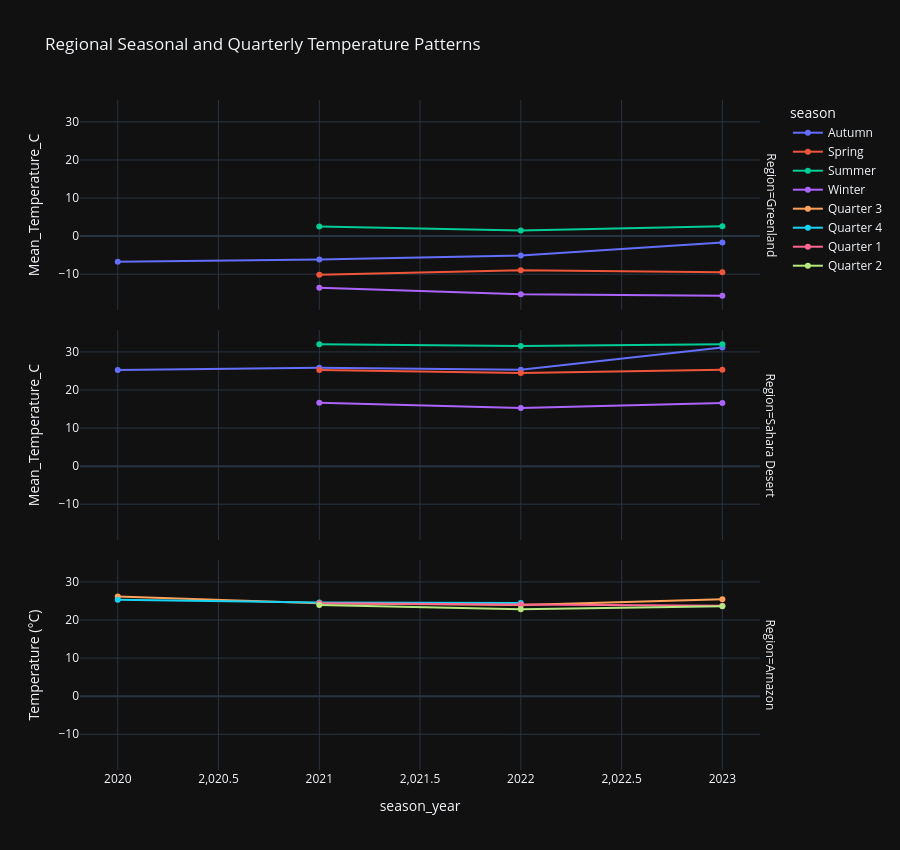

Notebook code cell kept with this figure:
### Markdown cell above
*How do the seasonal temperature cycles differ between Greenland and the Sahara, and what quarterly pattern appears in the Amazon region?*

### Code cell
regional_seasonal_tables = []

for name, monthly_df in region_monthly.items():
    temp = monthly_df.copy()

    if name in ["Greenland", "Sahara Desert"]:
        temp["season"] = temp["month"].map(season_map)
        temp["season_year"] = (
            temp["year"] + (temp["month"] == 12).astype(int)
        )
        grouped = (
            temp.groupby(["season_year", "season"])
            .agg(
                Mean_Temperature_C=("T2M_mean_C", "mean"),
                Available_Months=("time_period", "nunique")
            )
            .reset_index()
        )
        grouped["Period_Type"] = "Meteorological season"
    else:
        temp["quarter"] = ((temp["month"] - 1) // 3) + 1
        grouped = (
            temp.groupby(["year", "quarter"])
            .agg(
                Mean_Temperature_C=("T2M_mean_C", "mean"),
                Available_Months=("time_period", "nunique")
            )
            .reset_index()
            .rename(columns={"year": "season_year"})
        )
        grouped["season"] = "Quarter " + grouped["quarter"].astype(str)
        grouped["Period_Type"] = "Calendar quarter"

    grouped["Region"] = name
    regional_seasonal_tables.append(grouped)

regional_seasonal = pd.concat(
    regional_seasonal_tables, ignore_index=True
)

display(
    regional_seasonal.sort_values(
        ["Region", "season_year"]
    ).round(2)
)

fig = px.line(
    regional_seasonal,
    x="season_year",
    y="Mean_Temperature_C",
    color="season",
    facet_row="Region",
    markers=True,
    title="Regional Seasonal and Quarterly Temperature Patterns"
)
fig.update_layout(
    template="plotly_dark",
    height=850,
    yaxis_title="Temperature (°C)"
)
fig.show()

### Figure 1 — Plotly figure (JSON) as saved in the notebook; plotly's stock layout.template omitted (floating-point values rounded to 4 significant figures)
{"data": [{"hovertemplate": "season=Autumn<br>Region=Greenland<br>season_year=%{x}<br>Mean_Temperature_C=%{y}<extra></extra>", "legendgroup": "Autumn", "line": {"color": "#636efa", "dash": "solid"}, "marker": {"symbol": "circle"}, "mode": "lines+markers", "name": "Autumn", "orientation": "v", "showlegend": true, "type": "scatter", "x": [2020, 2021, 2022, 2023], "xaxis": "x3", "y": [-6.704, -6.154, -5.109, -1.658], "yaxis": "y3"}, {"hovertemplate": "season=Autumn<br>Region=Sahara Desert<br>season_year=%{x}<br>Mean_Temperature_C=%{y}<extra></extra>", "legendgroup": "Autumn", "line": {"color": "#636efa", "dash": "solid"}, "marker": {"symbol": "circle"}, "mode": "lines+markers", "name": "Autumn", "orientation": "v", "showlegend": false, "type": "scatter", "x": [2020, 2021, 2022, 2023], "xaxis": "x2", "y": [25.24, 25.82, 25.3, 31.16], "yaxis": "y2"}, {"hovertemplate": "season=Spring<br>Region=Greenland<br>season_year=%{x}<br>Mean_Temperature_C=%{y}<extra></extra>", "legendgroup": "Spring", "line": {"color": "#EF553B", "dash": "solid"}, "marker": {"symbol": "circle"}, "mode": "lines+markers", "name": "Spring", "orientation": "v", "showlegend": true, "type": "scatter", "x": [2021, 2022, 2023], "xaxis": "x3", "y": [-10.17, -8.981, -9.471], "yaxis": "y3"}, {"hovertemplate": "season=Spring<br>Region=Sahara Desert<br>season_year=%{x}<br>Mean_Temperature_C=%{y}<extra></extra>", "legendgroup": "Spring", "line": {"color": "#EF553B", "dash": "solid"}, "marker": {"symbol": "circle"}, "mode": "lines+markers", "name": "Spring", "orientation": "v", "showlegend": false, "type": "scatter", "x": [2021, 2022, 2023], "xaxis": "x2", "y": [25.26, 24.48, 25.33], "yaxis": "y2"}, {"hovertemplate": "season=Summer<br>Region=Greenland<br>season_year=%{x}<br>Mean_Temperature_C=%{y}<extra></extra>", "legendgroup": "Summer", "line": {"color": "#00cc96", "dash": "solid"}, "marker": {"symbol": "circle"}, "mode": "lines+markers", "name": "Summer", "orientation": "v", "showlegend": true, "type": "scatter", "x": [2021, 2022, 2023], "xaxis": "x3", "y": [2.517, 1.462, 2.571], "yaxis": "y3"}, {"hovertemplate": "season=Summer<br>Region=Sahara Desert<br>season_year=%{x}<br>Mean_Temperature_C=%{y}<extra></extra>", "legendgroup": "Summer", "line": {"color": "#00cc96", "dash": "solid"}, "marker": {"symbol": "circle"}, "mode": "lines+markers", "name": "Summer", "orientation": "v", "showlegend": false, "type": "scatter", "x": [2021, 2022, 2023], "xaxis": "x2", "y": [31.98, 31.54, 32.0], "yaxis": "y2"}, {"hovertemplate": "season=Winter<br>Region=Greenland<br>season_year=%{x}<br>Mean_Temperature_C=%{y}<extra></extra>", "legendgroup": "Winter", "line": {"color": "#ab63fa", "dash": "solid"}, "marker": {"symbol": "circle"}, "mode": "lines+markers", "name": "Winter", "orientation": "v", "showlegend": true, "type": "scatter", "x": [2021, 2022, 2023], "xaxis": "x3", "y": [-13.54, -15.27, -15.64], "yaxis": "y3"}, {"hovertemplate": "season=Winter<br>Region=Sahara Desert<br>season_year=%{x}<br>Mean_Temperature_C=%{y}<extra></extra>", "legendgroup": "Winter", "line": {"color": "#ab63fa", "dash": "solid"}, "marker": {"symbol": "circle"}, "mode": "lines+markers", "name": "Winter", "orientation": "v", "showlegend": false, "type": "scatter", "x": [2021, 2022, 2023], "xaxis": "x2", "y": [16.67, 15.24, 16.57], "yaxis": "y2"}, {"hovertemplate": "season=Quarter 3<br>Region=Amazon<br>season_year=%{x}<br>Mean_Temperature_C=%{y}<extra></extra>", "legendgroup": "Quarter 3", "line": {"color": "#FFA15A", "dash": "solid"}, "marker": {"symbol": "circle"}, "mode": "lines+markers", "name": "Quarter 3", "orientation": "v", "showlegend": true, "type": "scatter", "x": [2020, 2021, 2022, 2023], "xaxis": "x", "y": [26.19, 24.38, 23.91, 25.49], "yaxis": "y"}, {"hovertemplate": "season=Quarter 4<br>Region=Amazon<br>season_year=%{x}<br>Mean_Temperature_C=%{y}<extra></extra>", "legendgroup": "Quarter 4", "line": {"color": "#19d3f3", "dash": "solid"}, "marker": {"symbol": "circle"}, "mode": "lines+markers", "name": "Quarter 4", "orientation": "v", "showlegend": true, "type": "scatter", "x": [2020, 2021, 2022], "xaxis": "x", "y": [25.33, 24.63, 24.48], "yaxis": "y"}, {"hovertemplate": "season=Quarter 1<br>Region=Amazon<br>season_year=%{x}<br>Mean_Temperature_C=%{y}<extra></extra>", "legendgroup": "Quarter 1", "line": {"color": "#FF6692", "dash": "solid"}, "marker": {"symbol": "circle"}, "mode": "lines+markers", "name": "Quarter 1", "orientation": "v", "showlegend": true, "type": "scatter", "x": [2021, 2022, 2023], "xaxis": "x", "y": [24.43, 24.06, 23.77], "yaxis": "y"}, {"hovertemplate": "season=Quarter 2<br>Region=Amazon<br>season_year=%{x}<br>Mean_Temperature_C=%{y}<extra></extra>", "legendgroup": "Quarter 2", "line": {"color": "#B6E880", "dash": "solid"}, "marker": {"symbol": "circle"}, "mode": "lines+markers", "name": "Quarter 2", "orientation": "v", "showlegend": true, "type": "scatter", "x": [2021, 2022, 2023], "xaxis": "x", "y": [23.94, 22.82, 23.59], "yaxis": "y"}], "layout": {"annotations": [{"font": {}, "showarrow": false, "text": "Region=Amazon", "textangle": 90, "x": 0.98, "xanchor": "left", "xref": "paper", "y": 0.1567, "yanchor": "middle", "yref": "paper"}, {"font": {}, "showarrow": false, "text": "Region=Sahara Desert", "textangle": 90, "x": 0.98, "xanchor": "left", "xref": "paper", "y": 0.5, "yanchor": "middle", "yref": "paper"}, {"font": {}, "showarrow": false, "text": "Region=Greenland", "textangle": 90, "x": 0.98, "xanchor": "left", "xref": "paper", "y": 0.8433, "yanchor": "middle", "yref": "paper"}], "height": 850, "legend": {"title": {"text": "season"}, "tracegroupgap": 0}, "title": {"text": "Regional Seasonal and Quarterly Temperature Patterns"}, "xaxis": {"anchor": "y", "domain": [0, 0.98], "title": {"text": "season_year"}}, "xaxis2": {"anchor": "y2", "domain": [0, 0.98], "matches": "x", "showticklabels": false}, "xaxis3": {"anchor": "y3", "domain": [0, 0.98], "matches": "x", "showticklabels": false}, "yaxis": {"anchor": "x", "domain": [0, 0.3133], "title": {"text": "Temperature (°C)"}}, "yaxis2": {"anchor": "x2", "domain": [0.3433, 0.6567], "matches": "y", "title": {"text": "Mean_Temperature_C"}}, "yaxis3": {"anchor": "x3", "domain": [0.6867, 1.0], "matches": "y", "title": {"text": "Mean_Temperature_C"}}}}
